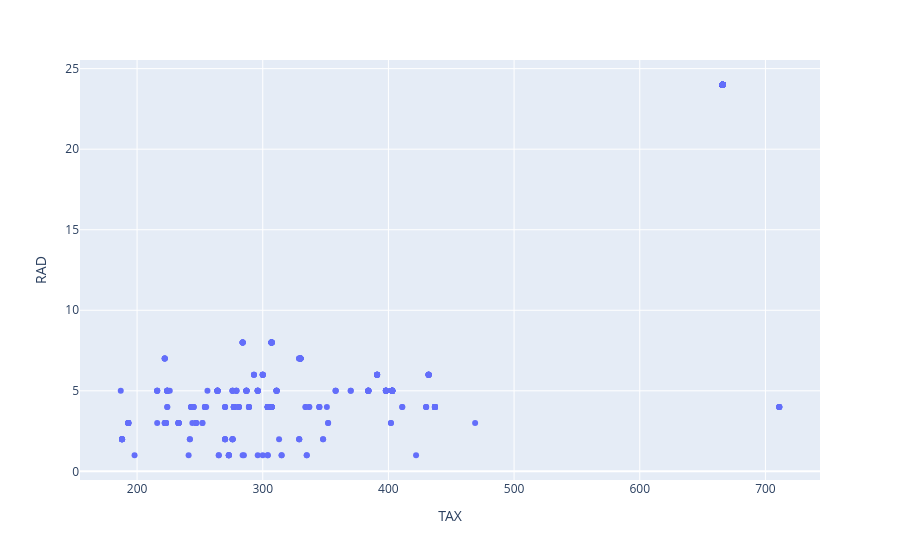

Source (notebook cell):
### Code cell
px.scatter(df,x="TAX",y="RAD")

### Figure 1 — Plotly figure (JSON) as saved in the notebook; plotly's stock layout.template omitted (floating-point values rounded to 4 significant figures; data arrays with more than 128 entries replaced by an {"elided": "..."} marker saying what was removed)
{"data": [{"hovertemplate": "TAX=%{x}<br>RAD=%{y}<extra></extra>", "legendgroup": "", "marker": {"color": "#636efa", "symbol": "circle"}, "mode": "markers", "name": "", "orientation": "v", "showlegend": false, "type": "scatter", "x": {"elided": "506 int values"}, "xaxis": "x", "y": {"elided": "506 int values"}, "yaxis": "y"}], "layout": {"legend": {"tracegroupgap": 0}, "margin": {"t": 60}, "xaxis": {"anchor": "y", "domain": [0, 1], "title": {"text": "TAX"}}, "yaxis": {"anchor": "x", "domain": [0, 1], "title": {"text": "RAD"}}}}
